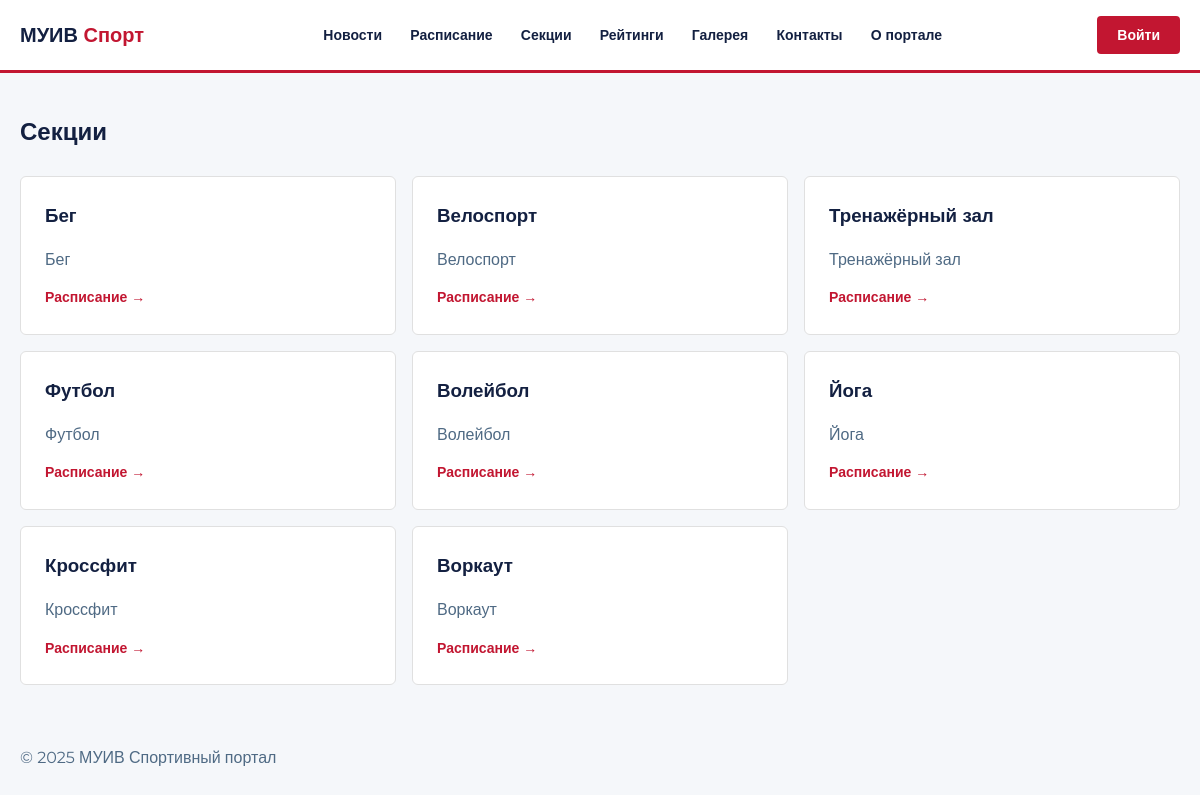
The app's page /sports/ with its own data.
### main/models.py (models this page shows, shortened)
class Sport(models.Model):
    name        = models.CharField(max_length=100, verbose_name='Название')
    description = models.TextField(verbose_name='Описание')
    class Meta:
        verbose_name        = 'Вид спорта'
        verbose_name_plural = 'Виды спорта'

### main/views.py (the view)
# urls.py: path('sports/', views.sports, name='sports'),
def sports(request):
    sports = Sport.objects.all()
    return render(request, 'sports.html', {
        'sports': sports
    })

### templates/sports.html (shortened to what this page needs)
{% extends 'base.html' %}
{% block content %}
<div class="container" style="padding-top: 40px; padding-bottom: 60px;">
  <h2>Секции</h2>
  <div style="display: grid; grid-template-columns: repeat(3, 1fr); gap: 16px; margin-top: 24px;">
    {% for sport in sports %}
      <div style="background: var(--white); border: 1px solid var(--border); border-radius: 6px; padding: 24px;">
        <h3><a href="/sports/{{ sport.pk }}/" style="color: var(--dark);">{{ sport.name }}</a></h3>
        <p>{{ sport.description }}</p>
        <a href="/schedule/?sport={{ sport.id }}" style="font-size: 14px; font-weight: 600;">Расписание →</a>
      </div>
    {% empty %}
      <p>Секции не добавлены</p>
    {% endfor %}
  </div>
</div>
{% endblock %}

### static/css/style.css (style rules this page uses)
:root { --red: #C21631; --dark: #132041; --muted: #4F6A84; --border: #E0E0E0; --bg: #F5F7FA; --white: #FFFFFF; }
* { box-sizing: border-box; margin: 0; padding: 0; }
body { font-family: 'Montserrat', sans-serif; font-size: 16px; color: var(--dark); background: var(--bg); line-height: 1.6; }
.container { max-width: 1200px; margin: 0 auto; padding: 0 20px; }
h1, h2, h3 { font-weight: 700; margin-bottom: 16px; }
p { color: var(--muted); margin-bottom: 12px; }
a { color: var(--red); text-decoration: none; }

### records on screen
Sport: name "Бег", description "Бег"
Sport: name "Велоспорт", description "Велоспорт"
Sport: name "Тренажёрный зал", description "Тренажёрный зал"
Sport: name "Футбол", description "Футбол"
Sport: name "Волейбол", description "Волейбол"
Sport: name "Йога", description "Йога"
Sport: name "Кроссфит", description "Кроссфит"
Sport: name "Воркаут", description "Воркаут"
